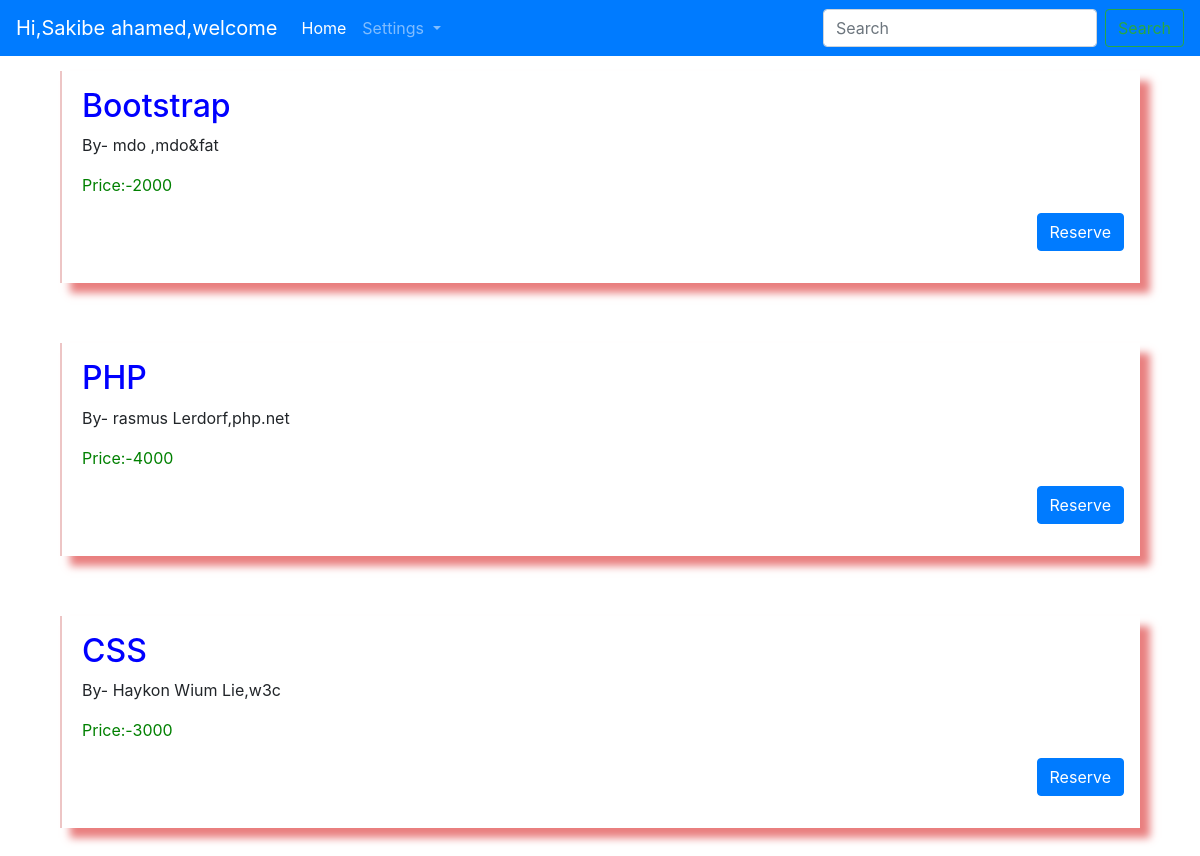
/studenthomepage.html (signed in), run on the app's committed database.
### Library management system/app.py (models this page shows)
class books(db.Model):
    id = db.Column(db.Integer, primary_key=True)
    bookid = db.Column(db.String(50), nullable=False, unique=True)
    title = db.Column(db.String(50), nullable=False)
    author = db.Column(db.String(50), nullable=False)
    publisher = db.Column(db.String(50), nullable=False)
    published_year = db.Column(db.Date, nullable=False)
    price = db.Column(db.Integer, nullable=False)
    status=db.Column(db.String(20),nullable=False)
    def __repr__(self):
        return f"{self.bookid},{self.title},{self.author},{self.publisher},{self.published_year},{self.price},{self.id}"

### Library management system/app.py (the view)
@app.route('/studenthomepage.html')
def studenthomepage():
    if session.get('name') is not None:
        res=db.session.query(books).all()
        print(f"value of result = {res}")
        return render_template('studenthomepage.html',fn=session['name'],records=res)
    else:
        return "You must <a href='/'>Login</a> to continue"

### Library management system/templates/studenthomepage.html
{% extends 'studentnavbar.html' %}
{% block welcome %}
    Hi,{{fn}},welcome
{% endblock welcome %}
{% block content %}
  <div class="container" id="books">
   {% for row  in  records %}
     {% if row.status=="available" %}
     <div class="book">
      <h2>{{ row.title }}</h2>
      <p>
         By- {{ row.author }},{{ row.publisher }}
      </p>
      <p style="color: green" >
        Price:-{{ row.price}}
      </p>
      <p style="text-align:right;">
        <a href="/reserve/{{row.id}},{{row.bookid}}" class="btn btn-primary" >Reserve</a>
      </p>
     </div>
     {% endif %}
   {% endfor %}
{% endblock content %}

### Library management system/static/style.css (style rules this page uses)
#books h2 { color:blue; }
div.book { box-shadow: 10px 10px 8px #e97f7f; margin-top:15px; margin-bottom:60px; padding:16px; padding-left:20px; border-left: 2px solid rgb(237, 197, 197); }

### data on the page
books: title "Bootstrap", author "mdo", publisher "mdo&fat", price "2000"
books: title "PHP", author "rasmus Lerdorf", publisher "php.net", price "4000"
books: title "CSS", author "Haykon Wium Lie", publisher "w3c", price "3000"

### other printed values
{{ fn }} "Sakibe ahamed"
